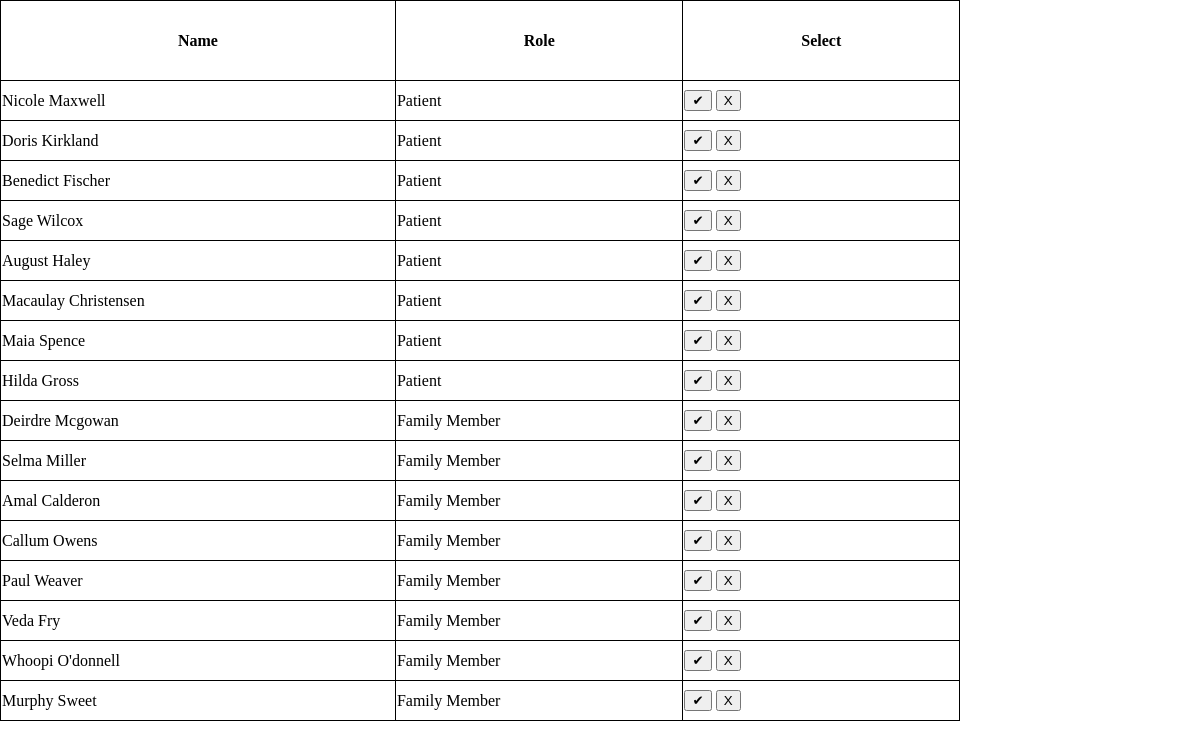
The page /registrationApproval.php on the database its author committed.
### tables this page shows
CREATE TABLE `Patient` (
  `patientID` int(5) NOT NULL,  
  `fName` varchar(50) NOT NULL,
  `lName` varchar(50) NOT NULL,
  `admissionDate` date NOT NULL,
  `groupID` int(1) NOT NULL,  
  `familyCode` int(3) NOT NULL,
  `emergencyContactName` varchar(50) NOT NULL,
  `emergencyContactNumber` bigint(10) DEFAULT NULL,
  `emergencyContactRelation` varchar(50) NOT NULL,  
  `email` varchar(50) NOT NULL,
  `DOB` date NOT NULL,
  `password` varchar(15) NOT NULL,  
  `approval` int(1) NOT NULL,  
  `totalDues` decimal(10,2) NOT NULL,
  `phone` bigint(10) DEFAULT NULL
);

CREATE TABLE `FamilyMember` (
  `fName` varchar(50) NOT NULL,
  `lName` varchar(50) NOT NULL,
  `email` varchar(50) NOT NULL,
  `familyCode` int(3) NOT NULL,  
  `DOB` date NOT NULL,
  `approval` int(1) NOT NULL,  
  `password` varchar(50) NOT NULL,  
  `phone` bigint(10) DEFAULT NULL
);

### registrationApproval.php (the view, shortened to what this page needs)
<?php
include 'db_connection.php';
$sql = "SELECT fName,lName, email
FROM Patient
WHERE approval = 0;";
$presult = $conn->query($sql);
$sql = "SELECT fName,lName, email
FROM FamilyMember
WHERE approval = 0;";
$fresult = $conn->query($sql);
?>
<html>
<head>
  <link rel="stylesheet" href="CSS/patientStyles.css">
</head>
    <body>
        <form action="registrationApproval.php" id="form1" method="POST">
        <table width='30%' border=0>
                    <th>Name</th>
                    <th>Role</th>
                    <th>Select</th>
                <?php
                while($res = mysqli_fetch_array($presult)) {
                    echo "<tr>";
                    echo "<td>" . $res['fName'] . " " . $res['lName'] . "</td>";
                    echo "<td>Patient</td>";
                    ?>
                    <td><button type="submit" name="accept" form="form1" id="accept" value="<?php echo $res['email'] . ' Patient'?>">&#10004;</button>
                    <button type="submit" name="decline" form="form1" id="decline" value="<?php echo $res['email'] . ' Patient'?>">X</button></td>
                    <?php
                }
                while($res = mysqli_fetch_array($fresult)) {
                    echo "<tr>";
                    echo "<td>" . $res['fName'] . " " . $res['lName'] . "</td>";
                    echo "<td>Family Member</td>";
                    ?>
                    <td><button type="submit" name="accept" form="form1" id="accept" value="<?php echo $res['email'] . ' FamilyMember'?>">&#10004;</button>
                    <button type="submit" name="decline" form="form1" id="decline" value="<?php echo $res['email'] . ' FamilyMember'?>">X</button></td>
                    <?php
                }
                    ?>
         </table>
         </form>
    </body>
</html>

### CSS/patientStyles.css (style rules this page uses)
* { box-sizing: border-box; margin: 0; }
table, th, tr { border: 1px solid black; width: 80%; }
table, th, td { border: 1px solid black; border-collapse: collapse; }
th { height:80px; width: 55px; }
td { height: 40px; }

### rows shown on the page
patient: fName "Nicole", lName "Maxwell"
patient: fName "Doris", lName "Kirkland"
patient: fName "Benedict", lName "Fischer"
patient: fName "Sage", lName "Wilcox"
patient: fName "August", lName "Haley"
patient: fName "Macaulay", lName "Christensen"
patient: fName "Maia", lName "Spence"
patient: fName "Hilda", lName "Gross"
familymember: fName "Deirdre", lName "Mcgowan"
familymember: fName "Selma", lName "Miller"
familymember: fName "Amal", lName "Calderon"
familymember: fName "Callum", lName "Owens"
familymember: fName "Paul", lName "Weaver"
familymember: fName "Veda", lName "Fry"
familymember: fName "Whoopi", lName "O'donnell"
familymember: fName "Murphy", lName "Sweet"
